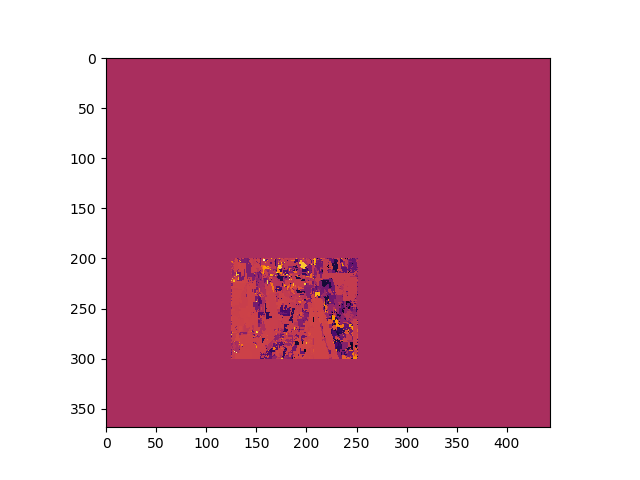

Python code for this plot:
import matplotlib.pyplot as plt
import numpy as np
import time

INTMAX = 99999999


def get_patches(image):
    height, width = image.shape
    patches = np.zeros((height-6, width-6, 7, 7))
    for x in range(3, height-3):
        for y in range(3, width-3):
            patches[x-3][y-3] = image[x-3:x+4, y-3:y+4]
    return patches


class PatchMatch:
    def __init__(self, left_path='left.png', right_path='right.png'):
        self.left_img = plt.imread(left_path)
        self.right_img = plt.imread(right_path)

        self.left_grey = np.mean(self.left_img, axis=2)
        self.right_grey = np.mean(self.right_img, axis=2)
        self.imgHeight, self.imgWidth = np.shape(self.right_grey)

        self.left_patches = get_patches(self.left_grey)
        self.right_patches = get_patches(self.right_grey)
        self.offsets = self.initialize_offsets()
        self.best_distances = self.initialize_distances()

    def initialize_offsets(self):
        offsets = np.zeros((self.right_patches.shape[0], self.right_patches.shape[1], 2), dtype=int)
        for x in range(200, 301):
            for y in range(125, 251):
                x_offset = np.random.randint(0, high=self.right_patches.shape[0]-1)-x
                y_offset = np.random.randint(0, high=self.right_patches.shape[1]-1)-y
                offsets[x][y] += [x_offset, y_offset]
        return offsets

    def initialize_distances(self):
        best_distances = np.zeros((self.offsets.shape[0], self.offsets.shape[1]))
        for x in range(200, 301):
            for y in range(125, 251):
                offset = self.offsets[x][y]
                best_distances[x][y] = self.patch_distance_error(x, y, offset)
        return best_distances

    def patch_distance_error(self, x, y, offset):
        x_offset, y_offset = offset
        if x+x_offset < 0 or \
                x+x_offset >= self.right_patches.shape[0] or \
                y+y_offset < 0 or \
                y+y_offset >= self.right_patches.shape[1]:
            return INTMAX
        right_patch = self.right_patches[x][y]
        left_patch = self.left_patches[x+x_offset][y+y_offset]
        distance_error = np.sum(np.square(right_patch-left_patch))
        return distance_error

    def propagate_patch(self, x, y):
        current_offset = self.offsets[x][y]
        current_distance = self.best_distances[x][y]
        above_offset = self.offsets[x-1][y]
        above_distance = self.patch_distance_error(x, y, above_offset)
        left_offset = self.offsets[x][y-1]
        left_distance = self.patch_distance_error(x, y, left_offset)
        distance_errors = [current_distance, above_distance, left_distance]
        offset_args = [current_offset, above_offset, left_offset]
        best_distance = min(distance_errors)
        best_offset = offset_args[int(np.argmin(distance_errors))]
        self.offsets[x][y] = best_offset
        self.best_distances[x][y] = best_distance

    def propagate(self):
        for x in np.arange(201, 301):
            for y in np.arange(126, 250):
                self.propagate_patch(x, y)

    def random_search(self):
        radius = np.floor_divide(np.array([self.right_patches.shape[0], self.right_patches.shape[1]]), 2)
        while radius[0] > 0 and radius[1] > 0:
            for x in np.arange(200, 301):
                for y in np.arange(125, 251):
                    for i in range(3):
                        x_offset = np.random.randint(max(0, x-radius[0]),
                                                     high=min(self.right_patches.shape[0]-1, x+radius[0]))-x
                        y_offset = np.random.randint(max(0, y-radius[1]),
                                                     high=min(self.right_patches.shape[1]-1, y+radius[1]))-y
                        new_offset = np.array([x_offset, y_offset])
                        if self.patch_distance_error(x, y, self.offsets[x][y]) > \
                                self.patch_distance_error(x, y, new_offset):
                            self.offsets[x][y] = new_offset
            radius = np.floor_divide(radius, 2)

    def visualize(self, outfile='patchMatch_sample.png'):
        plt.imshow(self.offsets[:,:,1], cmap="inferno")
        plt.savefig(outfile)

    def train(self, iterations):
        for i in range(1, iterations+1):
            print("Loop:", i)
            print("Propagating...")
            self.propagate()
            print("Searching...")
            self.random_search()
            self.visualize()


if __name__ == "__main__":
    # Start a timer
    tic = time.process_time()

    # Calculate Map
    patch_match = PatchMatch()
    patch_match.train(4)
    patch_match.visualize()

    # Display compute time.
    toc = time.process_time()
    elapsed = toc - tic
    print("Calculating disparity map took {0:.2f} min.\n".format(elapsed / 60.0))
